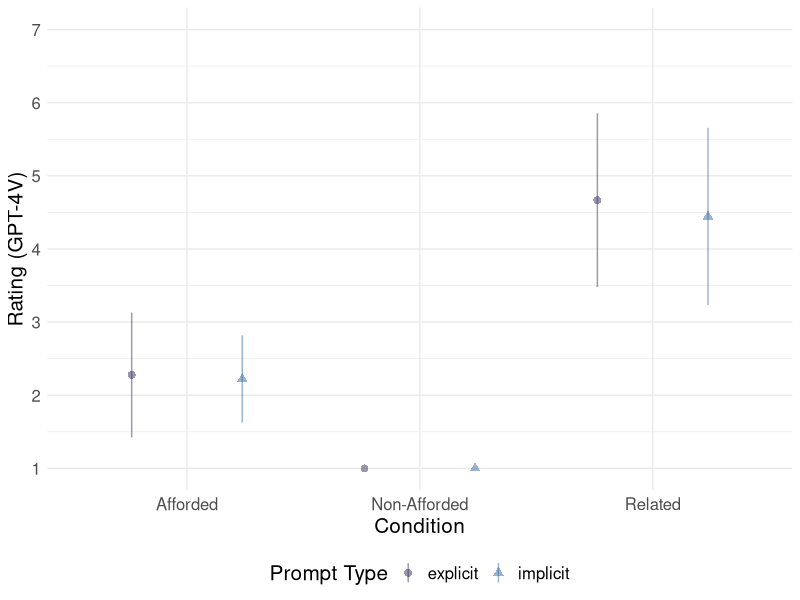
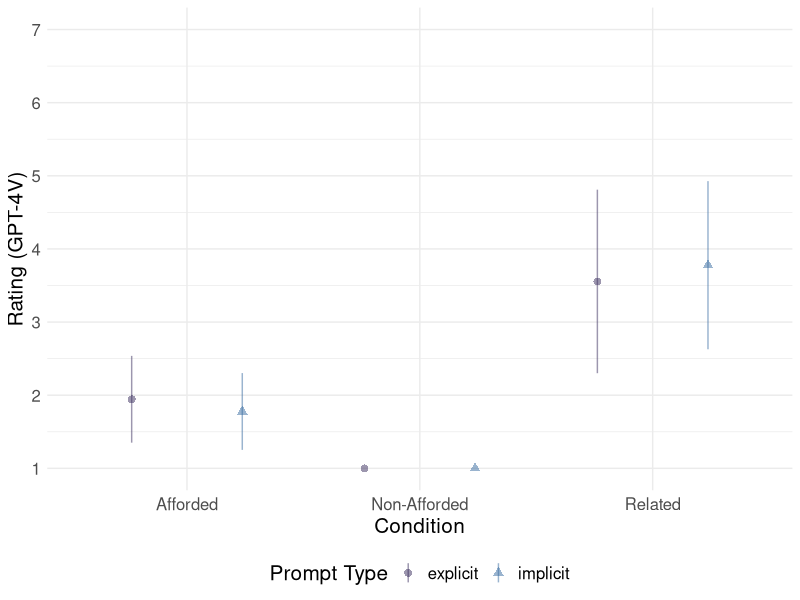
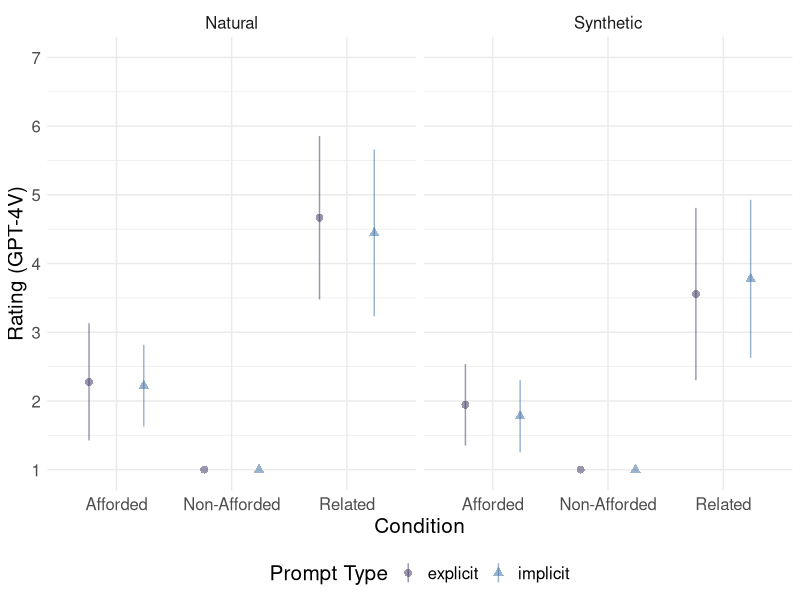
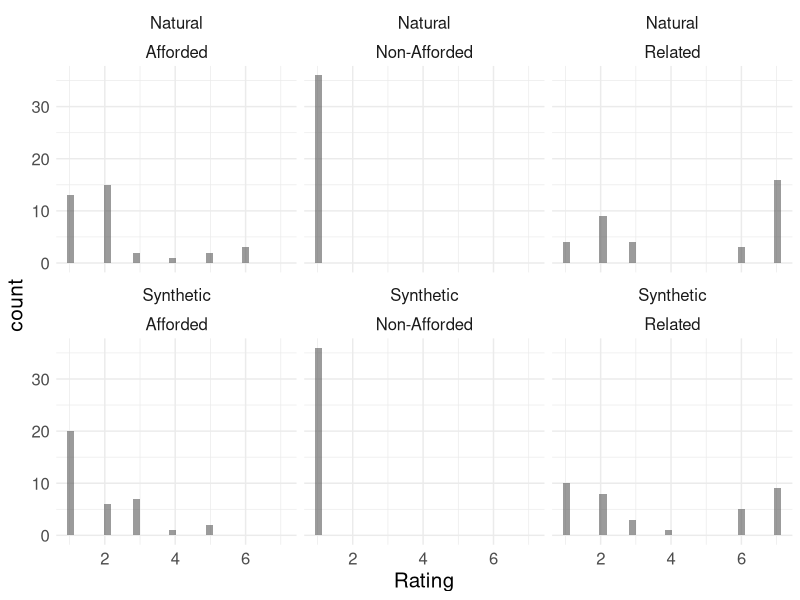

Write R code to recreate these figures, in order.
## ---- chunk 1
knitr::opts_chunk$set(dpi = 300, fig.format = "pdf")
## ---- chunk 2
library(tidyverse)
library(lmtest)
library(forcats)
library(broom)
library(lme4)
library(ggridges)
library(lmerTest)
library(ggrepel)
library(tools)
library(viridis)

all_colors <- viridis::viridis(10, option = "mako")
my_colors <- all_colors[c(3, 5, 7)]  # Selecting specific colors from the palette
## ---- chunk 3
# setwd("/Users/aliceli/Documents/GitHub/fmp_research/study2/gpt4o_results")
df_natural_gpt = read_csv("df_natural_temp0.csv")
df_synthetic_gpt = read_csv("df_synthetic_temp0.csv")

nrow(df_natural_gpt)
nrow(df_synthetic_gpt)
## ---- chunk 4
df_natural_long = df_natural_gpt %>%
  pivot_longer(
    cols = starts_with("gpt4o_result_"), # Select columns starting with 'gpt4o_result_'
    names_to = "Condition", # Name of the new column to create
    names_prefix = "gpt4o_result_", # Remove this prefix from the selected column names
    values_to = "Rating" # The values from these columns go into the 'Result' column
  )

# Optionally, adjust the 'Condition' values if needed
df_natural_long$Condition = case_when(
  df_natural_long$Condition == "afforded" ~ "Afforded",
  df_natural_long$Condition == "non_afforded" ~ "Non-Afforded",
  df_natural_long$Condition == "related" ~ "Related",
  TRUE ~ as.character(df_natural_long$Condition) # Fallback to original value
)

df_natural_long %>%
  ggplot(aes(x = Condition, y = Rating, color = prompt_type, shape = prompt_type)) +
  stat_summary (fun = function(x){mean(x)},
                fun.min = function(x){mean(x) - 2*sd(x)/sqrt(length(x))},
                fun.max = function(x){mean(x) + 2*sd(x)/sqrt(length(x))},
                geom= 'pointrange', 
                position=position_dodge(width=0.95),
                size = .5, alpha = .5) +
  labs(x="Condition", 
       y="Rating (GPT-4V)",
       color = "Prompt Type",
       shape = "Prompt Type") +
  theme_minimal() +
  theme(text = element_text(size = 15),
        legend.position="bottom") +
  scale_y_continuous(limits = c(1, 7), breaks = seq(1:7)) +
  scale_color_manual(values = my_colors)


## ---- chunk 5
df_synthetic_long = df_synthetic_gpt  %>%
  pivot_longer(
    cols = starts_with("gpt4o_result_"), # Select columns starting with 'gpt4o_result_'
    names_to = "Condition", # Name of the new column to create
    names_prefix = "gpt4o_result_", # Remove this prefix from the selected column names
    values_to = "Rating" # The values from these columns go into the 'Result' column
  )

# Optionally, adjust the 'Condition' values if needed
df_synthetic_long$Condition = case_when(
  df_synthetic_long$Condition == "afforded" ~ "Afforded",
  df_synthetic_long$Condition == "non_afforded" ~ "Non-Afforded",
  df_synthetic_long$Condition == "related" ~ "Related",
  TRUE ~ as.character(df_synthetic_long$Condition) # Fallback to original value
)

df_synthetic_long %>%
  ggplot(aes(x = Condition, y = Rating, color = prompt_type, shape = prompt_type)) +
  stat_summary (fun = function(x){mean(x)},
                fun.min = function(x){mean(x) - 2*sd(x)/sqrt(length(x))},
                fun.max = function(x){mean(x) + 2*sd(x)/sqrt(length(x))},
                geom= 'pointrange', 
                position=position_dodge(width=0.95),
                size = .5, alpha = .5) +
  labs(x="Condition", 
       y="Rating (GPT-4V)",
       color = "Prompt Type",
       shape = "Prompt Type") +
  theme_minimal() +
  theme(text = element_text(size = 15),
        legend.position="bottom") +
  scale_y_continuous(limits = c(1, 7), breaks = seq(1:7)) +
  scale_color_manual(values = my_colors)

## ---- chunk 6
### First, merge all together
df_natural_long_subset = df_natural_long %>%
  select(Condition, Rating, prompt_type, group_id) %>%
  mutate(Stimuli = "Natural")

df_synthetic_long_subset = df_synthetic_long %>%
  select(Condition, Rating, prompt_type, group_id) %>%
  mutate(Stimuli = "Synthetic")

df_combined = df_synthetic_long_subset %>%
  rbind(df_natural_long_subset)
nrow(df_combined)

df_combined %>%
  group_by(Condition, Stimuli) %>%
  summarise(m_rating = mean(Rating),
            sd_rating = sd(Rating))

df_combined %>%
  ggplot(aes(x = Condition, y = Rating, color = prompt_type, shape = prompt_type)) +
  stat_summary (fun = function(x){mean(x)},
                fun.min = function(x){mean(x) - 2*sd(x)/sqrt(length(x))},
                fun.max = function(x){mean(x) + 2*sd(x)/sqrt(length(x))},
                geom= 'pointrange', 
                position=position_dodge(width=0.95),
                size = .5, alpha = .5) +
  labs(x="Condition", 
       y="Rating (GPT-4V)",
       color = "Prompt Type",
       shape = "Prompt Type") +
  theme_minimal() +
  theme(text = element_text(size = 15),
        legend.position="bottom") +
  scale_y_continuous(limits = c(1, 7), breaks = seq(1:7)) +
  scale_color_manual(values = my_colors) +
  facet_wrap(~Stimuli)



df_combined %>%
  ggplot(aes(x = Rating)) +
  geom_histogram(alpha = .6) +
  labs(x="Rating") +
  theme_minimal() +
  theme(text = element_text(size = 15),
        legend.position="bottom") +
  facet_wrap(~Stimuli + Condition)


## ---- chunk 7

df_aff_nonaff = df_combined %>%
  filter(Condition != "Related")
nrow(df_aff_nonaff)

mod_full = lmer(data = df_aff_nonaff,
                Rating ~ Condition * prompt_type + 
                  (1 | Stimuli) +
                  (1 |group_id), REML = FALSE)

mod_just_fe = lmer(data = df_aff_nonaff,
                Rating ~  Condition + prompt_type + 
                  (1 | Stimuli) +
                  (1|group_id), REML = FALSE)

mod_just_prompt_type = lmer(data = df_aff_nonaff,
                Rating ~  prompt_type +
                  (1 | Stimuli) +
                  (1|group_id), REML = FALSE)

mod_just_condition = lmer(data = df_aff_nonaff,
                Rating ~  Condition + 
                  (1 | Stimuli) +
                  (1|group_id), REML = FALSE)

summary(mod_full)
anova(mod_full, mod_just_fe)
anova(mod_just_fe, mod_just_prompt_type)
anova(mod_just_fe, mod_just_condition)
## ---- chunk 8

df_aff_rel = df_combined %>%
  filter(Condition != "Non-Afforded")
nrow(df_aff_rel)

mod_full = lmer(data = df_aff_rel,
                Rating ~ Condition * prompt_type + 
                  (1 + Condition | Stimuli) +
                  (1|group_id), REML = FALSE)

mod_just_fe = lmer(data = df_aff_rel,
                Rating ~  Condition + prompt_type + 
                  (1 + Condition | Stimuli) +
                  (1|group_id), REML = FALSE)

mod_just_prompt_type = lmer(data = df_aff_rel,
                Rating ~  prompt_type +
                  (1 + Condition | Stimuli) +
                  (1|group_id), REML = FALSE)

mod_just_condition = lmer(data = df_aff_rel,
                Rating ~  Condition + 
                  (1 + Condition | Stimuli) +
                  (1|group_id), REML = FALSE)

summary(mod_full)
anova(mod_full, mod_just_fe)
anova(mod_just_fe, mod_just_prompt_type)
anova(mod_just_fe, mod_just_condition)
## ---- chunk 9

df_nonaff_rel = df_combined %>%
  filter(Condition != "Afforded")
nrow(df_nonaff_rel)

mod_full = lmer(data = df_nonaff_rel,
                Rating ~ Condition * prompt_type + 
                  (1 + Condition | Stimuli) +
                  (1|group_id), REML = FALSE)

mod_just_fe = lmer(data = df_nonaff_rel,
                Rating ~  Condition + prompt_type + 
                  (1 + Condition | Stimuli) +
                  (1|group_id), REML = FALSE)

mod_just_prompt_type = lmer(data = df_nonaff_rel,
                Rating ~  prompt_type +
                  (1 + Condition | Stimuli) +
                  (1|group_id), REML = FALSE)

mod_just_condition = lmer(data = df_nonaff_rel,
                Rating ~  Condition + 
                  (1 + Condition | Stimuli) +
                  (1|group_id), REML = FALSE)

summary(mod_full)
anova(mod_full, mod_just_fe)
anova(mod_just_fe, mod_just_prompt_type)
anova(mod_just_fe, mod_just_condition)
